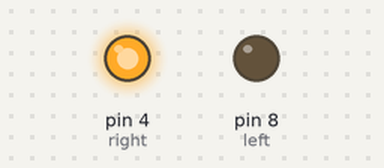
A sketch run on a simulated Arduino Uno, built with avr-gcc and run on an emulated ATmega328P. On the bench: output pins drawn as LEDs (lit = HIGH).

Above: at 0.1 s.
At 1.1 s:
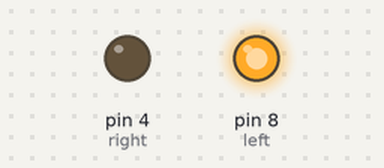
Timing chart, 0 to 40.0 s (numbered marks = the images above):
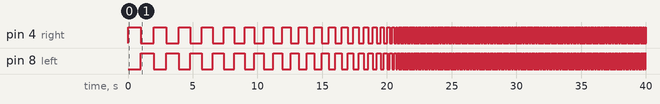

Measured:
- by itself, pin 4 (right): LOW → HIGH at 0.00 s, → LOW 1.0 s later, → HIGH 1.0 s later, → LOW 0.95 s later, … (420 changes in this stretch)
- by itself, pin 8 (left): LOW → HIGH at 1.0 s, → LOW 1.0 s later, → HIGH 0.95 s later, → LOW 0.95 s later, … (419 changes in this stretch)

The sketch:

leftToRight.ino
```cpp
const int left = 8;
const int right = 4;
boolean directionToGo = true;
int timeToWait = 1000;
void setup() {
  pinMode(left, OUTPUT);
  pinMode(right, OUTPUT);
}

void loop() {
   if (directionToGo == true) {
    Serial.println("right");
    digitalWrite(right, HIGH);
    delay(timeToWait);
    digitalWrite(right, LOW);
    directionToGo = false;
   } else {
    Serial.println("left");
    digitalWrite(left, HIGH);
    delay(timeToWait);
    digitalWrite(left, LOW);
    directionToGo = true;
    if (timeToWait > 51) {
      timeToWait -= 50;
    }
   }

}
```
